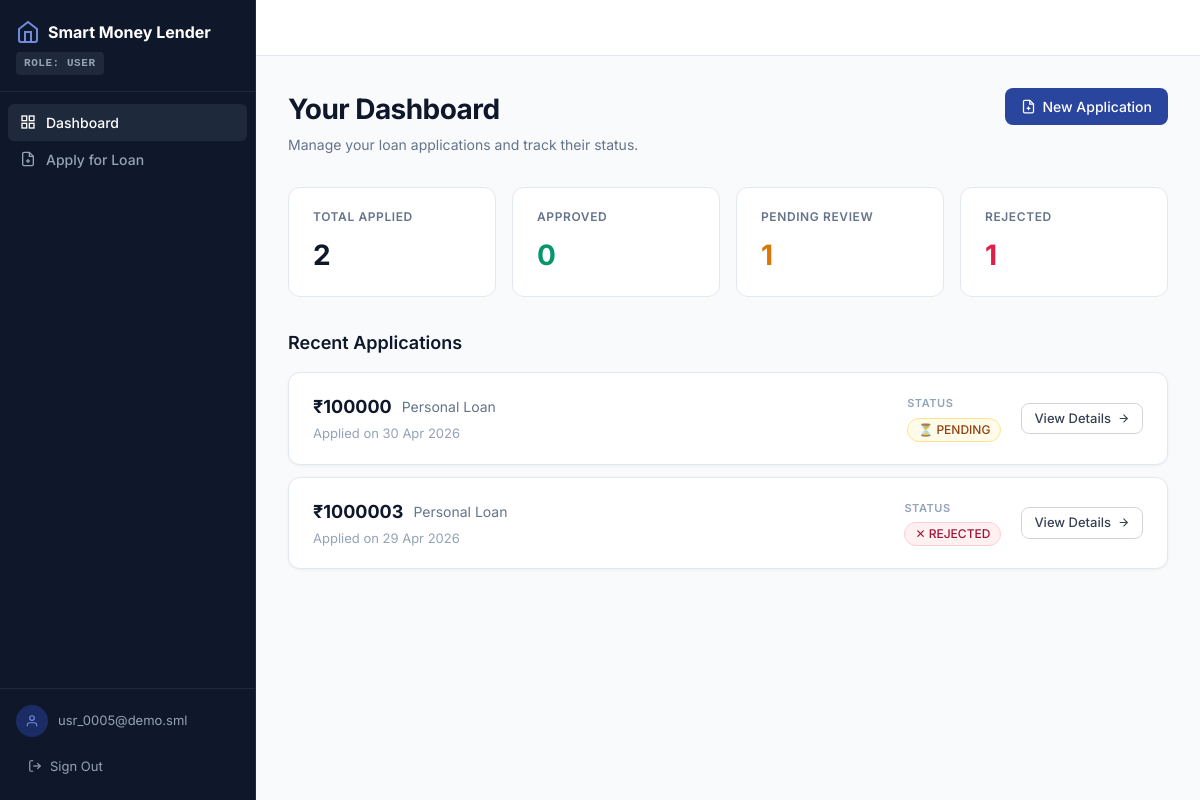
Before: /dashboard/ (signed in) with the older database file.
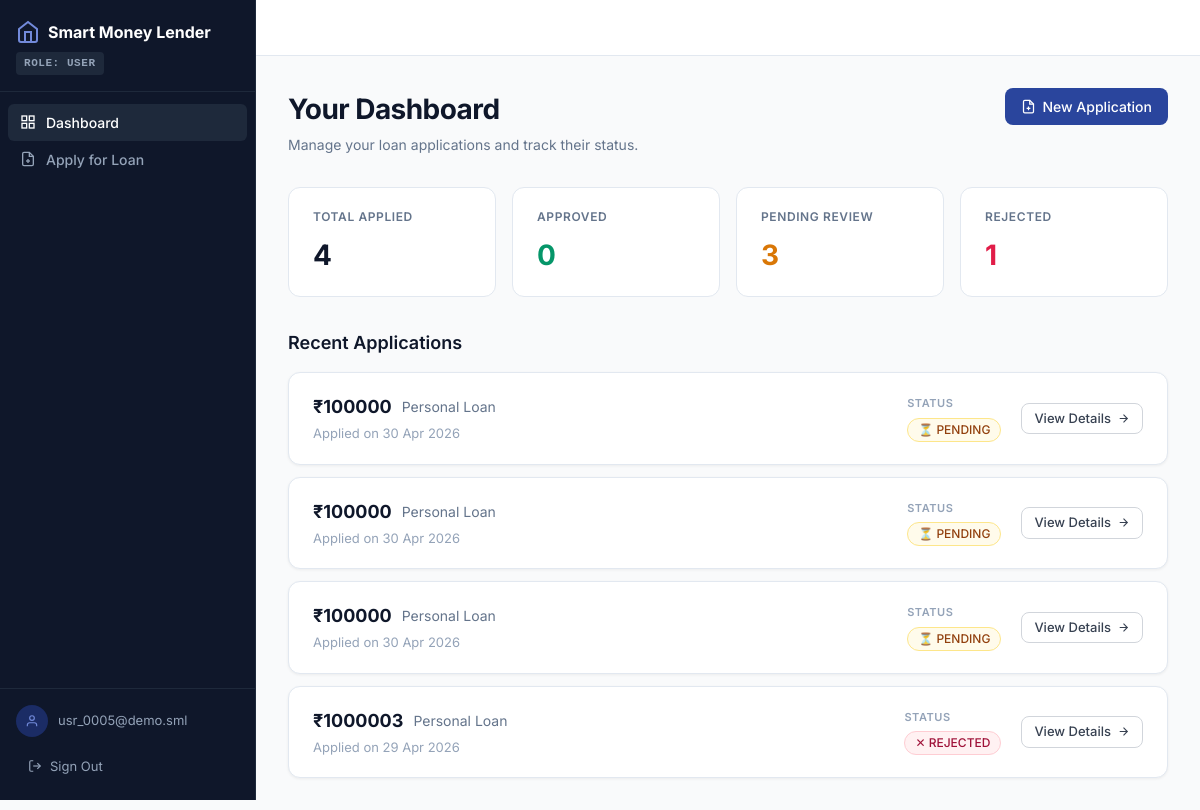
After: the same page with the newer database file.
### loans/models.py (models this page shows, shortened)
class LoanApplication(models.Model):
    LOAN_TYPE_CHOICES = [
        ('personal', 'Personal Loan'),
        ('vehicle',  'Vehicle Loan'),
    ]
    DECISION_CHOICES = [
        ('pending',  'Pending'),
        ('approved', 'Approved'),
        ('rejected', 'Rejected'),
    ]
    user = models.ForeignKey(User, on_delete=models.CASCADE, related_name='applications')
    loan_type          = models.CharField(max_length=20, choices=LOAN_TYPE_CHOICES)
    loan_amount_rupees = models.FloatField()
    tenure_months      = models.IntegerField()
    vehicle_purpose    = models.CharField(max_length=255, blank=True, null=True)
    annual_income_rupees    = models.FloatField(default=0)
    monthly_expenses_rupees = models.FloatField(default=0)
    employment_type         = models.CharField(max_length=30, default='salaried')
    existing_loans_count    = models.IntegerField(default=0)
    existing_emi_rupees     = models.FloatField(default=0)
    credit_score            = models.IntegerField(default=0)
    ai_decision                  = models.CharField(max_length=20, choices=DECISION_CHOICES, default='pending')
    risk_score                   = models.FloatField(default=50)
    user_explanation             = models.TextField(default='')
    shap_factors_json            = models.TextField(default='[]')
    improvement_suggestions_json = models.TextField(default='[]')
    fairness_check_passed        = models.BooleanField(default=True)
    fairness_note                = models.TextField(blank=True, null=True)
    feature_values_json          = models.TextField(default='{}', blank=True)
    kyc_document   = models.FileField(upload_to='loan_docs/%Y/%m/%d', null=True, blank=True)
    address_proof  = models.FileField(upload_to='loan_docs/%Y/%m/%d', null=True, blank=True)
    income_proof   = models.FileField(upload_to='loan_docs/%Y/%m/%d', null=True, blank=True)
    banker_decision    = models.CharField(max_length=20, choices=DECISION_CHOICES, blank=True, null=True)
    banker_note        = models.TextField(blank=True, null=True)
    banker_reviewed_at = models.DateTimeField(blank=True, null=True)
    banker             = models.ForeignKey(
        User, on_delete=models.SET_NULL, null=True, blank=True,
        related_name='reviewed_applications'
    )
    final_status = models.CharField(max_length=20, choices=DECISION_CHOICES, default='pending')
    previous_hash = models.CharField(max_length=64, default='0' * 64)
    current_hash  = models.CharField(max_length=64, default='')
    created_at = models.DateTimeField(auto_now_add=True)
    updated_at = models.DateTimeField(auto_now=True)
    class Meta:
        ordering = ['-created_at']

### loans/views.py (the view)
# urls.py: path('dashboard/', views.user_dashboard, name='user_dashboard'),
@login_required
def user_dashboard(request):
    if get_role(request.user) != 'user':
        return redirect('home')
    loans = LoanApplication.objects.filter(user=request.user)
    stats = {
        'total':    loans.count(),
        'approved': loans.filter(final_status='approved').count(),
        'rejected': loans.filter(final_status='rejected').count(),
        'pending':  loans.filter(final_status='pending').count(),
    }
    try:
        profile = request.user.profile
    except Exception:
        profile = None
    return render(request, 'loans/user_dashboard.html', {
        'loans':   loans[:20],
        'stats':   stats,
        'profile': profile,
    })

### loans/views.py (called while the page is built)
def get_role(user):
    try:
        return user.profile.role
    except Exception:
        return 'user'

### templates/loans/user_dashboard.html (shortened to what this page needs)
{% extends 'loans/base.html' %}
{% block content %}
<div style="display:flex;flex-direction:column;gap:32px;">
  <div style="display:flex;align-items:flex-start;justify-content:space-between;gap:16px;flex-wrap:wrap;">
    <div>
      <h1 style="font-size:28px;font-weight:700;color:#0f172a;letter-spacing:-.02em;">Your Dashboard</h1>
      <p style="color:#64748b;font-size:14px;margin-top:4px;">Manage your loan applications and track their status.</p>
    </div>
    <a href="{% url 'apply_loan' %}" class="btn btn-primary">
      <svg width="15" height="15" viewBox="0 0 24 24" fill="none" stroke="currentColor" stroke-width="2"><path d="M14 2H6a2 2 0 0 0-2 2v16a2 2 0 0 0 2 2h12a2 2 0 0 0 2-2V8z"/><polyline points="14 2 14 8 20 8"/><line x1="12" y1="18" x2="12" y2="12"/><line x1="9" y1="15" x2="15" y2="15"/></svg>
      New Application
    </a>
  </div>
  <div style="display:grid;grid-template-columns:repeat(auto-fit,minmax(160px,1fr));gap:16px;">
    <div class="stat-card">
      <div class="stat-label">Total Applied</div>
      <div class="stat-value">{{ stats.total }}</div>
    </div>
    <div class="stat-card">
      <div class="stat-label">Approved</div>
      <div class="stat-value" style="color:#059669;">{{ stats.approved }}</div>
    </div>
    <div class="stat-card">
      <div class="stat-label">Pending Review</div>
      <div class="stat-value" style="color:#d97706;">{{ stats.pending }}</div>
    </div>
    <div class="stat-card">
      <div class="stat-label">Rejected</div>
      <div class="stat-value" style="color:#e11d48;">{{ stats.rejected }}</div>
    </div>
  </div>
  <div>
    <h2 style="font-size:18px;font-weight:600;color:#0f172a;margin-bottom:16px;">Recent Applications</h2>
    {% if loans %}
      <div style="display:flex;flex-direction:column;gap:12px;">
        {% for loan in loans %}
        <div class="card" style="padding:0;overflow:hidden;">
          <div style="display:flex;align-items:center;justify-content:space-between;padding:20px 24px;gap:24px;flex-wrap:wrap;">
            <div>
              <div style="display:flex;align-items:center;gap:10px;margin-bottom:4px;">
                <span style="font-size:18px;font-weight:700;color:#0f172a;">₹{{ loan.loan_amount_rupees|floatformat:0 }}</span>
                <span style="color:#64748b;font-size:14px;text-transform:capitalize;">{{ loan.loan_type }} Loan</span>
              </div>
              <div style="font-size:13px;color:#94a3b8;">Applied on {{ loan.created_at|date:"d M Y" }}</div>
            </div>
            <div style="display:flex;align-items:center;gap:20px;flex-wrap:wrap;">
              <div>
                <div style="font-size:11px;font-weight:600;color:#94a3b8;text-transform:uppercase;letter-spacing:.05em;margin-bottom:4px;">Status</div>
                <span class="badge {% if loan.final_status == 'approved' %}badge-approved{% elif loan.final_status == 'rejected' %}badge-rejected{% else %}badge-pending{% endif %}">
                  {% if loan.final_status == 'approved' %}✓{% elif loan.final_status == 'rejected' %}✕{% else %}⏳{% endif %}
                  {{ loan.final_status|upper }}
                </span>
              </div>
              <a href="{% url 'loan_result' loan.pk %}" class="btn btn-outline btn-sm">
                View Details
                <svg width="13" height="13" viewBox="0 0 24 24" fill="none" stroke="currentColor" stroke-width="2"><line x1="5" y1="12" x2="19" y2="12"/><polyline points="12 5 19 12 12 19"/></svg>
              </a>
            </div>
          </div>
        </div>
        {% endfor %}
      </div>
    {% endif %}
  </div>
</div>
{% endblock %}

Changed rows visible on the page:
added LoanApplication: loan_amount_rupees "100000", loan_type "Personal", created_at "30 Apr 2026", final_status "PENDING"
added LoanApplication: loan_amount_rupees "100000", loan_type "Personal", created_at "30 Apr 2026", final_status "PENDING"
Other visible differences:
{{ stats.total }}: "2" → "4"
{{ stats.pending }}: "1" → "3"
